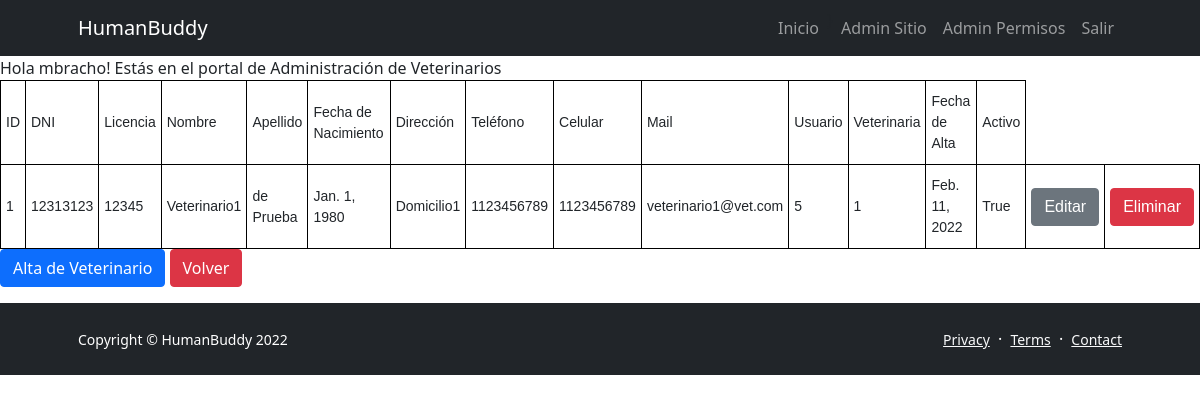
Screenshot of /vet/veterinarians/1/ (signed in) with the database file from the repository.
### MyVet/models.py (models this page shows)
class Employee(Employee):
    user_id=models.IntegerField('Usuario',null=True)
    vet_id=models.IntegerField('Veterinaria',null=True)

class Veterinarian(Employee):
    license=models.CharField('Licencia',max_length=11,default="")
    user_id=models.IntegerField('Usuario',null=True)
    vet_id=models.IntegerField('Veterinaria',null=True)

### MyVet/views.py (the view)
# urls.py: path('veterinarians/<vetID>/',views.manageVeterinarians, name="Gestión de Veterinarios"),
def manageVeterinarians(request,vetID):
    veterinarians = Veterinarian.objects.filter(vet_id=vetID)
    v_context = {"veterinarians":veterinarians,"vetID":vetID}
    return render(request, 'MyVet/manageVeterinarians.html',v_context)

### SiteAdmin/templatetags/site_commons.py (called while the page is built)
@register.filter(name='has_group')
def has_group(user, group_name):
    group =  Group.objects.get(name=group_name)
    return group in user.groups.all()

### templates/MyVet/manageVeterinarians.html (shortened to what this page needs)
{% extends 'base.html' %}
{% block content %}
{% if user.is_authenticated %}
  Hola {{ user.username }}!
  Estás en el portal de Administración de Veterinarios
  <table class="tg">
    <tr>
        <th>ID</th>
        <th>DNI</th>
        <th>Licencia</th>
        <th>Nombre</th>
        <th>Apellido</th>
        <th>Fecha de Nacimiento</th>
        <th>Dirección</th>
        <th>Teléfono</th>
        <th>Celular</th>
        <th>Mail</th>
        <th>Usuario</th>
        <th>Veterinaria</th>
        <th>Fecha de Alta</th>
        <th>Activo</th>
    </tr>
    {% for v in veterinarians %}
      <tr>
          <td>{{v.id}}</td>
          <td>{{v.person_id}}</td>
          <td>{{v.license}}</td>
          <td>{{v.name}}</td>
          <td>{{v.surname}}</td>
          <td>{{v.birthdate}}</td>
          <td>{{v.address}}</td>
          <td>{{v.phone}}</td>
          <td>{{v.cellphone}}</td>
          <td>{{v.mail}}</td>
          <td>{{v.user_id}}</td>
          <td>{{v.vet_id}}</td>
          <td>{{v.creation_date}}</td>
          <td>{{v.active}}</td>
          <td><button onclick="open_modal('{% url 'Editar Veterinario' v.vet_id v.id %}')" class="btn btn-secondary">Editar</button></td>
          <td><button onclick= "location.href='{% url 'Eliminar Veterinario' v.vet_id v.id %}'" class="btn btn-danger">Eliminar</button></td>
      </tr>
    {% endfor %}
  </table>
  <p>
    <button onclick="open_modal('{% url 'Alta de Veterinario' vetID %}')" class="btn btn-primary">Alta de Veterinario</button>
    <button onclick= "location.href='{% url 'Gestión de Veterinaria' %}'" class="btn btn-danger">Volver</button>
  </p>
{% endif %}
{% endblock content %}

### templates/MyVet/manageVeterinarians.html (style rules this page uses)
.tg { border-collapse:collapse;border-spacing:0; }
.tg td { border-color:black;border-style:solid;border-width:1px;font-family:Arial, sans-serif;font-size:14px;overflow:hidden;padding:10px 5px;word-break:normal; }
.tg th { border-color:black;border-style:solid;border-width:1px;font-family:Arial, sans-serif;font-size:14px;font-weight:normal;overflow:hidden;padding:10px 5px;word-break:normal; }

### rows the page displays
Veterinarian: id "1", person_id "12313123", license "12345", name "Veterinario1", surname "de Prueba", birthdate "Jan. 1, 1980", address "Domicilio1", phone "1123456789", cellphone "1123456789", mail "veterinario1@vet.com", user_id "5", vet_id "1", creation_date "Feb. 11, 2022", active "True"

### other values shown
{{ user.username }} "mbracho"
